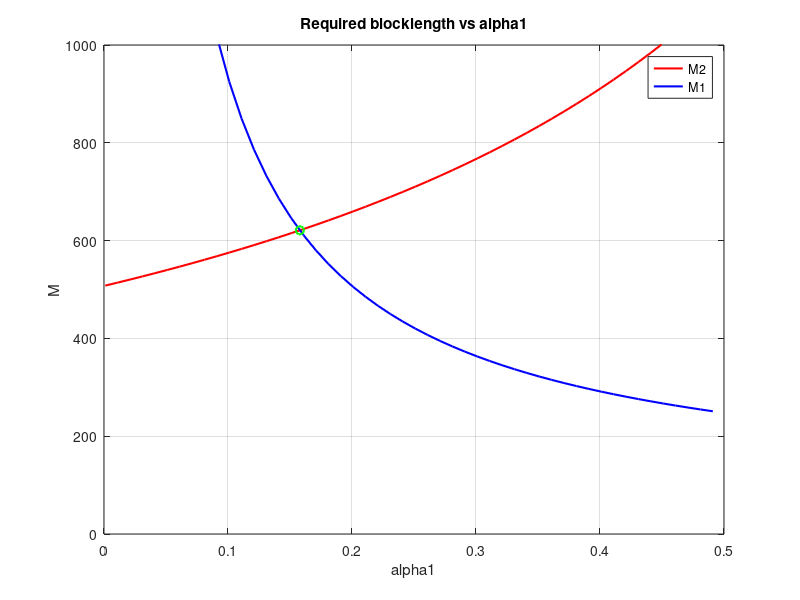
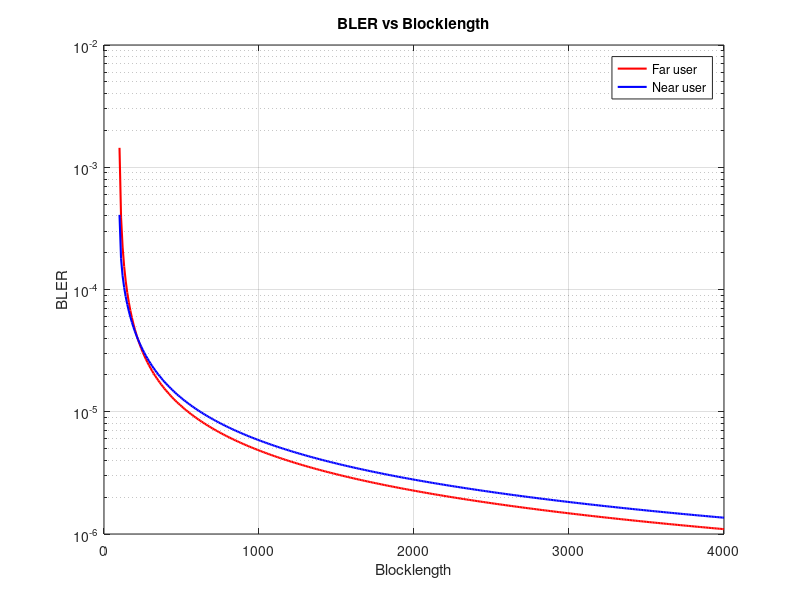

Source code (MATLAB) for these figures, in order: (Note: this script raises an error after producing the figures.)
% This script analysis blocklength and BLER by following step
% 1. solve common blocklength and alpha1 from e.q. 21 and 22 in ieee paper 
% under diferent condition (theta value: 1 or other) (figure 1)
% 2. check threshold : M1 thred and a1<1 thred
% 3. calculate optimal blocklength and alpha1 directly (figure 1)
% 4. plot blocklength v.s. BLER under optimal alpha1 (figure 2)
clc; clear variables; close all;
N = 1e6;
N1 = 256;
N2 = 256;


eplsion1R = 10^-5;
eplsion2R = 10^-4;

Pt = 20;                    %Transmit Power in dBm
pt = (10^-3)*db2pow(Pt);    %Transmit Power (linear scale)

BW = 10^6;                  %System bandwidth
No = -174 + 10*log10(BW);   %Noise power (dBm)
no = (10^-3)*10.^(No/10);   %Noise power (linear scale)


rho = pt/ no
% rho = db2pow(90);

% Set the user distance
d1 = 100;
d2 = 150;
eta = 4;

h1 = sqrt(1/2*d1^-eta)*(randn(1,N)+1i*randn(1,N));
h2 = sqrt(1/2*d2^-eta)*(randn(1,N)+1i*randn(1,N));

lamda1 = mean(abs(h1).^2);
lamda2 = mean(abs(h2).^2);

delta = 1/6;
contraint = (lamda1*eplsion1R)/(lamda2*eplsion2R)
theta = contraint*delta;

alpha1 = 0.001:0.01:0.5;

% Analysis blcoklength and alpha1 under different theta value
for t = 1:length(alpha1)
    
    if d2/d1 > (eplsion2R/eplsion1R)^0.25
    x1 = (1+eplsion2R*lamda2*rho)/(1+eplsion2R*lamda2*rho*alpha1(t));
    x2 = 1+alpha1(t)*rho*(lamda1*eplsion1R-lamda2*eplsion2R);
    else
    x1 = (1+theta*eplsion2R*lamda2*rho)/(1+theta*eplsion2R*lamda2*rho*alpha1(t));
    x2 = 1+alpha1(t)*rho*(lamda1*eplsion1R-theta*lamda2*eplsion2R);
    end
    

    MD2(t) = N2/(log2 (x1));
    MD1(t) = N1/(log2 (x2));
end


if d2/d1 > (eplsion2R/eplsion1R)^0.25
    disp('constraint meet');
else
    disp('constraint not meet');  
end

if eplsion1R*lamda1 >= ((eplsion2R*lamda2*rho+4)*eplsion2R*lamda2)/(eplsion2R*lamda2*rho+2)
    disp('constaint 2 meet')
else 
    disp('constaint 2 not meet')
end


% optimal alpha1 and blocklength calculation
if d2/d1 > (eplsion2R/eplsion1R)^0.25
oopt_a1 = (-lamda1*eplsion1R + sqrt((lamda1*eplsion1R)^2+...
          4*(lamda2*eplsion2R)^2*rho*(lamda1*eplsion1R-lamda2*eplsion2R))) ...
          / (2*lamda2*eplsion2R*rho*(lamda1*eplsion1R-lamda2*eplsion2R));
oopt_M = N1/log2(1+((-lamda1*eplsion1R + sqrt((lamda1*eplsion1R)^2+4*(lamda2*eplsion2R)^2*rho*(lamda1*eplsion1R-lamda2*eplsion2R)))...
                     / (2*lamda2*eplsion2R)));
else
oopt_a1 = (-lamda1*eplsion1R + sqrt((lamda1*eplsion1R)^2+...
          4*(theta*lamda2*eplsion2R)^2*rho*(lamda1*eplsion1R-theta*lamda2*eplsion2R))) ...
          / (2*theta*lamda2*eplsion2R*rho*(lamda1*eplsion1R-theta*lamda2*eplsion2R));
oopt_M = N1/log2(1+((-lamda1*eplsion1R + sqrt((lamda1*eplsion1R)^2+4*(theta*lamda2*eplsion2R)^2*rho*(lamda1*eplsion1R-theta*lamda2*eplsion2R)))...
                     / (2*theta*lamda2*eplsion2R)));
end


% Blocklength v.s. BLER under optimal alpha1
a = oopt_a1;
MM = 100:10:4000;

for m = 1:length(MM)
    BLER1(m) = (2^(N2/ MM(m))-1)/(lamda1*rho*(1-a-a*(2^(N2/ MM(m))-1)))+(2^(N1/MM(m))-1)/(lamda1*a*rho);
    BLER2(m) = (2^(N2/MM(m))-1)/(lamda2*rho*(1-a-a*(2^(N2/MM(m))-1)));
end


figure(1)
plot(alpha1, MD2, 'r', 'linewidth', 1.5);
hold on; grid on;
plot(alpha1, MD1, 'b', 'linewidth', 1.5);
plot(oopt_a1,oopt_M,'og','linewidth', 1.5);

axis([0 0.5 0 1000]);

xlabel('alpha1');
ylabel('M');
title('Required blocklength vs alpha1');
legend('M2','M1');


figure (2)
semilogy(MM, BLER2, 'r', 'linewidth', 1.5);
hold on; grid on;
semilogy(MM, BLER1, 'b', 'linewidth', 1.5);
xlabel('Blocklength');
ylabel('BLER');
title('BLER vs Blocklength');
legend('Far user','Near user');
xline(oopt_M,'-');
yline(1e-4,'-');
yline(1e-5,'-');
